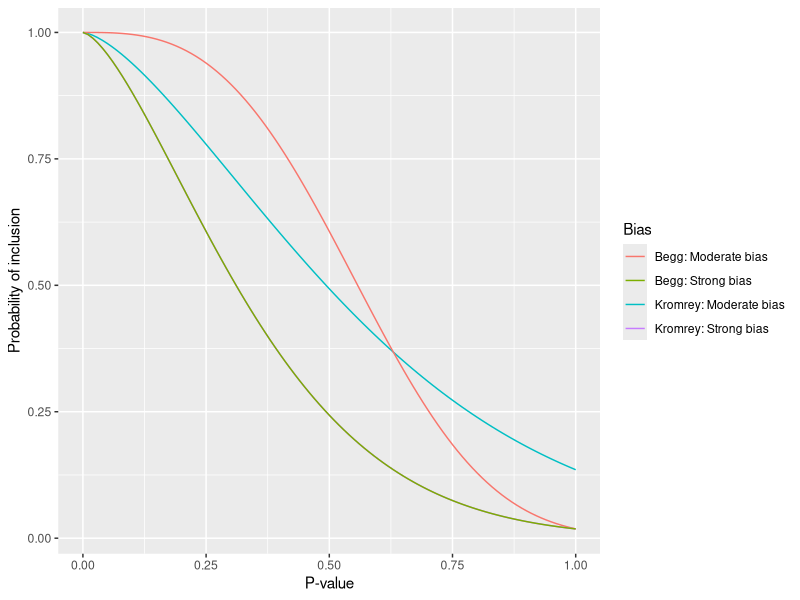
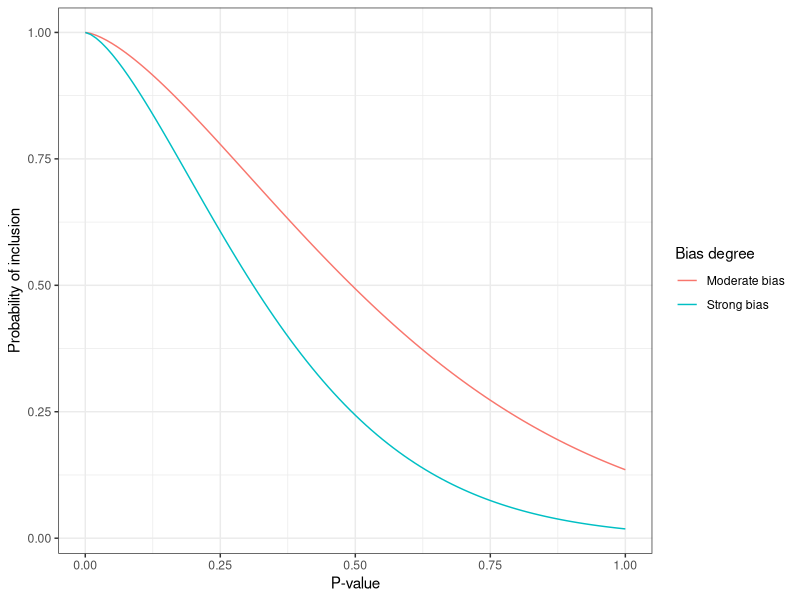

These charts were generated, in order, by the following R code:
# Goal: Check if the probability of inclusions proposed by
# Begg & Mazumdar (1994) and Kromrey & Rendina-Gobioff (2006)
# are equivalent

library(ggplot2)

## Moderate bias
krom_mod <- function(p){
  p_inclusion <- exp(-2*p^1.5)
  return(p_inclusion)
}

beg_mod <- function(p){
  p_inclusion <- exp(-4*p^3)
  return(p_inclusion)
}

## Strong bias
krom_strong <- function(p){
  p_inclusion <- exp(-4*p^1.5)
  return(p_inclusion)
}

beg_strong <- function(p){
  p_inclusion <- exp(-4*p^1.5)
  return(p_inclusion)
}

# Build dataframe
## P-values
p_val <- seq(from = 0, to = 1, by = 0.01)
## Probability of inclusions for the two methods in the two conditions (moderate, strong)
p_incl_krom_mod <- krom_mod(p_val)
p_incl_begg_mod <- beg_mod(p_val)
p_incl_krom_strong <- krom_strong(p_val)
p_incl_begg_strong <- beg_strong(p_val)
## Create dataframe
df <- as.data.frame(cbind(p_val, p_incl_krom_mod,p_incl_begg_mod, p_incl_krom_strong, p_incl_begg_strong))

## Plot curves
ggplot(data = df, aes(x = p_val)) +
  geom_line(aes(y = p_incl_krom_mod, color = "Kromrey: Moderate bias")) +
  geom_line(aes(y = p_incl_begg_mod, color = "Begg: Moderate bias")) +
  geom_line(aes(y = p_incl_krom_strong, color = "Kromrey: Strong bias")) +
  geom_line(aes(y = p_incl_begg_strong, color = "Begg: Strong bias")) +
  labs(y = "Probability of inclusion",
       x = "P-value",
       color = "Bias")

## Conclusion:
# (1) When bias is strong, the two methods give the same results
# (2) When bias is moderate:
## (2a) p-values lower than ~0.60 have a higher probability to be included in Begg compared to Kromrey
## (2b) p-values larger than ~0.60 have a much lower probability to be included in Begg compared to Kromrey
###### reaching a point where for high p-values there is no difference between the moderate and strong publication bias condition

# To keep the moderate and strong publication bias conditions more clearly separated, Kromrey's approach
# may be better because in the moderate bias condition still allows for p-values (~ > .90) to be included

# Graph with Kromrey only:
ggplot(data = df, aes(x = p_val)) +
  geom_line(aes(y = p_incl_krom_mod, color = "Moderate bias")) +
  geom_line(aes(y = p_incl_krom_strong, color = "Strong bias")) +
  labs(y = "Probability of inclusion",
       x = "P-value",
       color = "Bias degree") +
  theme_bw()
